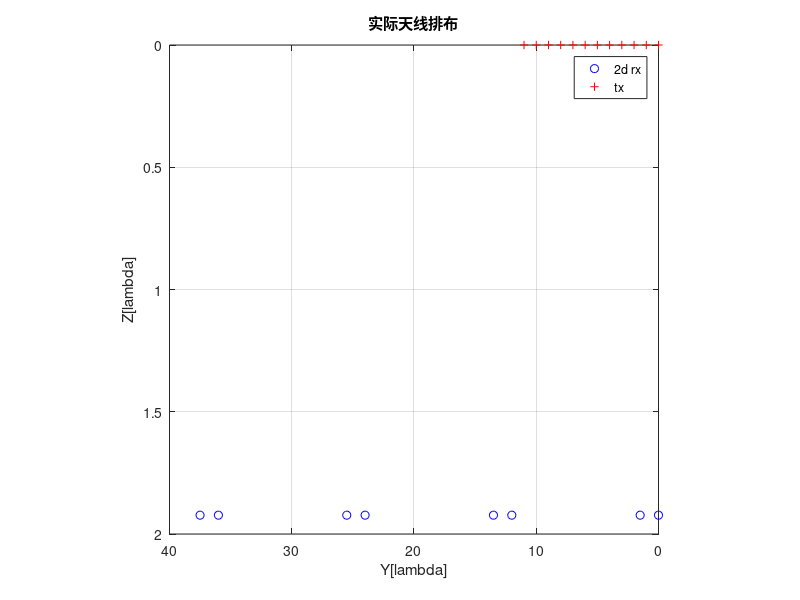
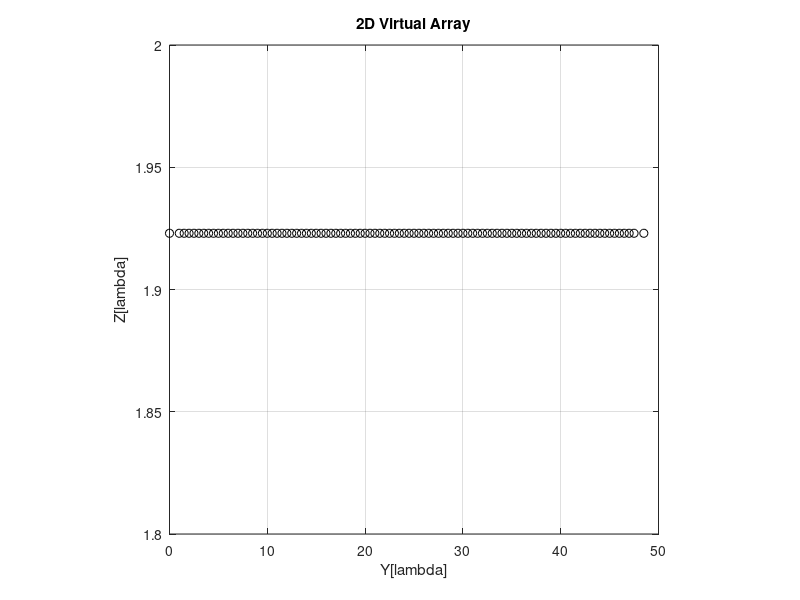
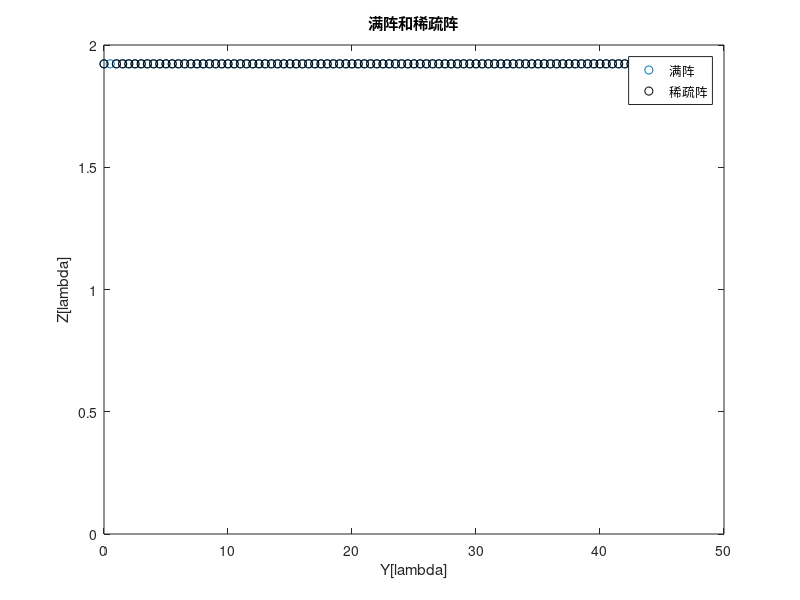

These figures' MATLAB source, in order: (Note: this script raises an error after producing the figures.)
clc;clear;close all
%3d接收天线
% y_rx3=15*ones(1,8);
% z_rx3=0:2.05:14.35;
%2d接收天线
% y_rx2=[0 3.5 9 12.5 16 20.5 31 35.5];
% y_rx2 = [0 1.5 3 4.5 12 13.5 15 16.5];
% y_rx2 = [0	3.5	6.5	13.5	16.5	18	23	28];
 % y_rx2 = [0	2.5	8	15	20	23.5	24.5	26.5];
 y_rx2 = [0 1.5 12 13.5 24 25.5 36 37.5];
z_rx2=1.923*ones(1,8);
%发射天线

% y_tx=[0	6	10	11	13	14	16	17	18];
% y_tx = [0 2 4 6 8 10];
% y_tx =[0	2	4	11	20	26];
% y_tx =[0 4	14	17	23	30];
y_tx = [0 1 2 3 4 5 6 7 8 9 10 11];
z_tx=zeros(1,12);

%天线位置图
figure(1)
plot(y_rx2,z_rx2,'bo',y_tx,z_tx,'r+');
grid on;
xlabel('Y[lambda]');
ylabel('Z[lambda]');
legend('2d rx','tx');
title('实际天线排布');
set(gca,'YDir','reverse');
set(gca,'XDir','reverse');
axis square;

%3d测角虚拟孔径
% y_vrx=kron(y_tx, ones(1, length(y_rx3))) + kron(ones(1, length(y_tx)), y_rx3);
% z_vrx=kron(z_tx, ones(1, length(z_rx3))) + kron(ones(1, length(z_tx)), z_rx3);
%2d测角虚拟孔径
y_vx=kron(y_tx, ones(1, length(y_rx2))) + kron(ones(1, length(y_tx)), y_rx2);
z_vx=kron(z_tx, ones(1, length(z_rx2))) + kron(ones(1, length(z_tx)), z_rx2);

%3d测角虚拟孔径画图
figure(2)
plot(y_vx,z_vx,'ko');
xlabel('Y[lambda]')
ylabel('Z[lambda]')
ylim([1.8,2])
title('2D Virtual Array');
grid on;
axis square;

y_array = sort(unique((y_vx)));
num_antenna = length(y_array)
Adjust_loc = 1 - min(y_array);                                    %调整位置，使天线位置从1开始
loc_Y_Array = 2*(y_array + Adjust_loc) - 1;                     
binary_Y_Array = zeros(1 , 2*(max(y_array)-min(y_array)) + 1);      %1为有天线，0为没有天线
binary_Y_Array(loc_Y_Array) = 1;
% binary_Y_Array = fliplr(binary_Y_Array);
N_fft = 2.^16;                                              %fft点数
theta0 = 0;                                                 %方向图指向角
full_dy = 0.5;                                              %满阵天线间距
A_theta0=1;
per_dy = full_dy*(0 : length(binary_Y_Array) - 1).*binary_Y_Array;    %满阵天线到第一根距离
per_dy1 = full_dy*(0 : length(binary_Y_Array) - 1);
f_y = A_theta0*exp(1j*2*pi*sind(theta0)*per_dy).*binary_Y_Array;    %接收信号函数
full_f_y = A_theta0*exp(1j*2*pi*sind(theta0)*per_dy1);
k_y = linspace(-1,1,N_fft+1);
k_y = k_y(1 : end-1);
theta_fft =asind(k_y/(2*full_dy));
F_theta_fft = 20*log10(abs(fftshift(fft(f_y, N_fft)/length(y_array))));
full_F_theta_fft = 20*log10(abs(fftshift(fft(full_f_y, N_fft)/length(binary_Y_Array))));



%% 满阵虚拟阵列
right_boundary = max(y_array) - min(y_array);
full_virtual_y = min(y_array) : 0.5 : right_boundary;
full_virtual_z = 1.923*ones(1,length(full_virtual_y));
figure 
plot(full_virtual_y,full_virtual_z,'o')
hold on
plot(y_vx,z_vx,'ko')
title('满阵和稀疏阵')
xlabel('Y[lambda]')
ylabel('Z[lambda]')
legend('满阵','稀疏阵')
ylim([0,2])
%% 2d指标
[pks_2d,locs] = findpeaks(F_theta_fft);
%计算2d分辨率
main_peak = max(pks_2d);
left_side = locs(find(pks_2d == main_peak)-1);
right_side = locs(find(pks_2d == main_peak)+1);
if(length(left_side)>1)
    left_side = left_side(round(length(left_side/2)));
    right_side = right_side(round(length(right_side/2)));
end
main_side_cut_azi = find(F_theta_fft(left_side:right_side)>= -3 );
res_2d = theta_fft((left_side+1+max(main_side_cut_azi))) - theta_fft(left_side+(min(main_side_cut_azi)))
%计算3dazi旁瓣
pks_2d1 = sort(pks_2d);
sidebeam_2d = pks_2d1(1 : end -1);
max_sidebeam_2d = max(sidebeam_2d)
%%
gain=10*log10(num_antenna);
[full_pks_2d,locs] = findpeaks(full_F_theta_fft);
main_peak = max(full_pks_2d);
left_side = locs(find(full_pks_2d == main_peak)-1);
right_side = locs(find(full_pks_2d == main_peak)+1);
if(length(left_side)>1)
    left_side = left_side(round(length(left_side/2)));
    right_side = right_side(round(length(right_side/2)));
end
main_side_cut_azi = find(full_F_theta_fft(left_side:right_side)>= -3 );
full_res_2d = theta_fft((left_side+1+max(main_side_cut_azi))) - theta_fft(left_side+(min(main_side_cut_azi)));
%% 画图
figure;
plot(theta_fft, F_theta_fft);
hold on
plot(theta_fft,full_F_theta_fft);
ylim([-50,0]);
title('满阵',[sprintf('%dArray，', ...
    length(full_virtual_y)),sprintf('  满阵分辨率为%2.2f°',full_res_2d)],'FontSize',14)
xlabel('\theta/(°)')
ylabel('增益/dB')
legend('稀疏阵','满阵')

%% 画图
figure;
plot(theta_fft, F_theta_fft);
title('2d patern',[sprintf('分辨率 d=%1.2f°，',res_2d),sprintf(' 最大旁瓣为 %6.2fdB，',max_sidebeam_2d), ...
     sprintf(' gain=%d=%2.2fdB',num_antenna,gain)],'FontSize',14)
xlabel('\theta/(°)')
ylabel('增益/dB')
ylim([-40,0]);

